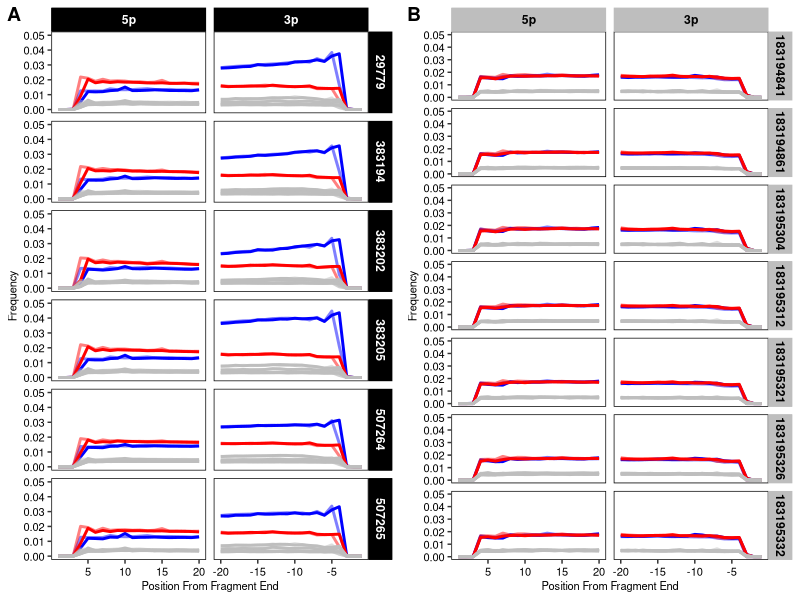

Write the R code that produced this figure.
## ---- chunk 1
knitr::opts_chunk$set(echo = TRUE)
library(ggplot2)
library(readr)
library(tidyr)
library(dplyr)
library(reshape2)
library(ggpubr)
setwd("/Users/abc6435/Desktop/KROH/data/mapdamage/")

d <- read_tsv("misincorporation.txt")
## ---- chunk 2
#Flip 3p x-axis
d[d[, 3] == "3p", 5] <- -1*d[d[, 3] == "3p", 5]

#Calculate Frequencies
d$fga <- d$`G>A`/d$`G`
d$fct <- d$`C>T`/d$`C`
d$fcg <- d$`C>G`/d$`C`
d$fca <- d$`C>A`/d$`C`
d$fgt <- d$`G>T`/d$`G`
d$fgc <- d$`G>C`/d$`G`


#Subset Data
misincorp <- d[,c("Sample", "Library", "End", "Std", "Pos",
                  "fga", "fct",
                  "fcg", "fca",
                  "fgt", "fgc")]

colnames(misincorp) <- c("sample", "library", "end", "std","pos",
                  "G>A", "C>T","C>G", "C>A","G>T", "G>C")
#Melt Data
misincorp_m <- melt(misincorp,
                   id.vars=c("sample","end","std", "pos","library"),
                   variable.name="mutation",
                   value.name="frequency")

misincorp_m$end<- factor(misincorp_m$end, levels = c("5p","3p"))

#Subset By Population
misincorp_m_c <- subset(misincorp_m, misincorp_m$library=="contemporary")
misincorp_m_h <- subset(misincorp_m, misincorp_m$library=="historical")
## ---- chunk 3
#Contemporary
misincorp_m_c_plot <- 
  ggplot(misincorp_m_c, aes(x=pos, y=frequency, color=mutation, alpha=std)) +
  geom_line(linewidth = 1) +
  scale_y_continuous(limits=c(0,0.05)) +
  facet_grid(rows=vars(sample), cols=vars(end), scales="free_x") +
  scale_color_manual(values=
                       c("blue","red",
                         "gray","gray",
                         "gray","gray")) +
  scale_alpha_manual(values=c(0.5,1)) +
  theme(legend.position="none",
        panel.background = element_blank(),
        panel.border = element_rect(fill=NA, color="black"),
        strip.background = element_rect(fill="gray", color="gray"),
        strip.text=element_text(color="black", face="bold"),
        axis.text = element_text(size=8, color="black"),
        axis.title = element_text(size=8, color="black")) +
  xlab("Position From Fragment End") +
  ylab("Frequency")

#Historical
misincorp_m_h_plot <- 
  ggplot(misincorp_m_h, aes(x=pos, y=frequency, color=mutation, alpha=std)) +
  geom_line(linewidth = 1) +
  scale_y_continuous(limits=c(0,0.05)) +
  facet_grid(rows=vars(sample), cols=vars(end), scales="free_x") +
  scale_color_manual(values=
                       c("blue","red",
                         "gray","gray",
                         "gray","gray")) +
  scale_alpha_manual(values=c(0.5,1)) +
  theme(legend.position="none",
        panel.background = element_blank(),
        panel.border = element_rect(fill=NA, color="black"),
        strip.background = element_rect(fill="black", color="black"),
        strip.text=element_text(color="white", face="bold"),
        axis.text = element_text(size=8, color="black"),
        axis.title = element_text(size=8, color="black")) +
  xlab("Position From Fragment End") +
  ylab("Frequency")
## ---- chunk 4

misincorp_figure <- 
  ggarrange(misincorp_m_h_plot,
            misincorp_m_c_plot,
            labels = c("A","B"),
            ncol=2,
            nrow=1)

ggsave("misincorp.png", 
       plot=misincorp_figure,
       path = "/Users/abc6435/Desktop/KROH/figures",
       width = 6,
       height = 6,
       units = "in",
       dpi = 300)

